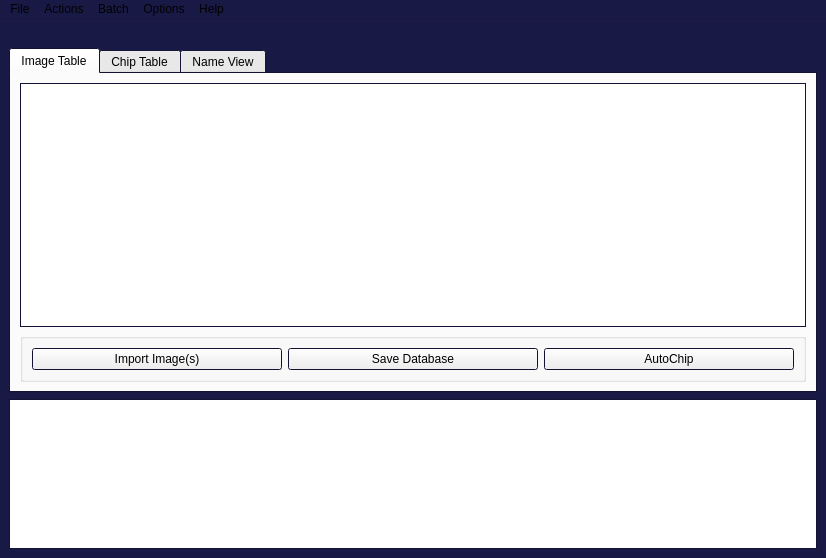
<?xml version="1.0" encoding="UTF-8"?>
<ui version="4.0">
 <class>MainWindow</class>
 <widget class="QMainWindow" name="MainWindow">
  <property name="geometry">
   <rect>
    <x>0</x>
    <y>0</y>
    <width>826</width>
    <height>558</height>
   </rect>
  </property>
  <property name="palette">
   <palette>
    <active>
     <colorrole role="Base">
      <brush brushstyle="SolidPattern">
       <color alpha="255">
        <red>255</red>
        <green>255</green>
        <blue>255</blue>
       </color>
      </brush>
     </colorrole>
     <colorrole role="Window">
      <brush brushstyle="SolidPattern">
       <color alpha="255">
        <red>25</red>
        <green>25</green>
        <blue>70</blue>
       </color>
      </brush>
     </colorrole>
    </active>
    <inactive>
     <colorrole role="Base">
      <brush brushstyle="SolidPattern">
       <color alpha="255">
        <red>255</red>
        <green>255</green>
        <blue>255</blue>
       </color>
      </brush>
     </colorrole>
     <colorrole role="Window">
      <brush brushstyle="SolidPattern">
       <color alpha="255">
        <red>25</red>
        <green>25</green>
        <blue>70</blue>
       </color>
      </brush>
     </colorrole>
    </inactive>
    <disabled>
     <colorrole role="Base">
      <brush brushstyle="SolidPattern">
       <color alpha="255">
        <red>25</red>
        <green>25</green>
        <blue>70</blue>
       </color>
      </brush>
     </colorrole>
     <colorrole role="Window">
      <brush brushstyle="SolidPattern">
       <color alpha="255">
        <red>25</red>
        <green>25</green>
        <blue>70</blue>
       </color>
      </brush>
     </colorrole>
    </disabled>
   </palette>
  </property>
  <property name="windowTitle">
   <string>MainWindow</string>
  </property>
  <widget class="QWidget" name="centralwidget">
   <layout class="QVBoxLayout" name="verticalLayout_2">
    <item>
     <widget class="QWidget" name="horizontalWidget" native="true">
      <property name="enabled">
       <bool>true</bool>
      </property>
      <property name="sizePolicy">
       <sizepolicy hsizetype="Maximum" vsizetype="Maximum">
        <horstretch>0</horstretch>
        <verstretch>0</verstretch>
       </sizepolicy>
      </property>
      <property name="maximumSize">
       <size>
        <width>1200</width>
        <height>90</height>
       </size>
      </property>
      <property name="layoutDirection">
       <enum>Qt::RightToLeft</enum>
      </property>
      <layout class="QHBoxLayout" name="horizontalLayout">
       <property name="spacing">
        <number>100</number>
       </property>
       <property name="sizeConstraint">
        <enum>QLayout::SetFixedSize</enum>
       </property>
       <property name="leftMargin">
        <number>50</number>
       </property>
       <property name="topMargin">
        <number>0</number>
       </property>
       <property name="rightMargin">
        <number>100</number>
       </property>
       <property name="bottomMargin">
        <number>0</number>
       </property>
       <item>
        <widget class="QLabel" name="PantheraLogo">
         <property name="sizePolicy">
          <sizepolicy hsizetype="Maximum" vsizetype="Maximum">
           <horstretch>0</horstretch>
           <verstretch>0</verstretch>
          </sizepolicy>
         </property>
         <property name="maximumSize">
          <size>
           <width>150</width>
           <height>75</height>
          </size>
         </property>
         <property name="layoutDirection">
          <enum>Qt::LeftToRight</enum>
         </property>
         <property name="text">
          <string/>
         </property>
         <property name="pixmap">
          <pixmap resource="resources_MainSkel.qrc">:/newPrefix/Logo_DarkBackgrounds.png</pixmap>
         </property>
         <property name="scaledContents">
          <bool>true</bool>
         </property>
         <property name="alignment">
          <set>Qt::AlignRight|Qt::AlignTrailing|Qt::AlignVCenter</set>
         </property>
         <property name="wordWrap">
          <bool>false</bool>
         </property>
        </widget>
       </item>
       <item>
        <widget class="QLabel" name="label">
         <property name="sizePolicy">
          <sizepolicy hsizetype="Fixed" vsizetype="Preferred">
           <horstretch>0</horstretch>
           <verstretch>0</verstretch>
          </sizepolicy>
         </property>
         <property name="maximumSize">
          <size>
           <width>75</width>
           <height>75</height>
          </size>
         </property>
         <property name="text">
          <string/>
         </property>
         <property name="pixmap">
          <pixmap resource="resources_MainSkel.qrc">:/newPrefix/hsicon.ico</pixmap>
         </property>
         <property name="scaledContents">
          <bool>true</bool>
         </property>
        </widget>
       </item>
       <item>
        <widget class="QLabel" name="label_2">
         <property name="maximumSize">
          <size>
           <width>175</width>
           <height>60</height>
          </size>
         </property>
         <property name="text">
          <string/>
         </property>
         <property name="pixmap">
          <pixmap resource="resources_MainSkel.qrc">:/newPrefix/SeattleUMain-red-background.png</pixmap>
         </property>
         <property name="scaledContents">
          <bool>true</bool>
         </property>
         <property name="wordWrap">
          <bool>true</bool>
         </property>
        </widget>
       </item>
      </layout>
     </widget>
    </item>
    <item>
     <widget class="QTabWidget" name="TableTabWidget">
      <property name="sizePolicy">
       <sizepolicy hsizetype="Expanding" vsizetype="Maximum">
        <horstretch>0</horstretch>
        <verstretch>0</verstretch>
       </sizepolicy>
      </property>
      <property name="maximumSize">
       <size>
        <width>16777215</width>
        <height>1200</height>
       </size>
      </property>
      <property name="currentIndex">
       <number>0</number>
      </property>
      <property name="tabsClosable">
       <bool>false</bool>
      </property>
      <widget class="QWidget" name="imageTab">
       <attribute name="title">
        <string>Image Table</string>
       </attribute>
       <layout class="QVBoxLayout" name="verticalLayout_6">
        <item>
         <layout class="QVBoxLayout" name="imageView">
          <item>
           <widget class="QTableWidget" name="gxs_TBL">
            <property name="autoFillBackground">
             <bool>true</bool>
            </property>
            <attribute name="horizontalHeaderCascadingSectionResizes">
             <bool>true</bool>
            </attribute>
            <attribute name="horizontalHeaderDefaultSectionSize">
             <number>150</number>
            </attribute>
            <attribute name="horizontalHeaderStretchLastSection">
             <bool>true</bool>
            </attribute>
            <attribute name="verticalHeaderCascadingSectionResizes">
             <bool>false</bool>
            </attribute>
           </widget>
          </item>
         </layout>
        </item>
        <item>
         <widget class="QGroupBox" name="horizontalGroupBox">
          <layout class="QHBoxLayout" name="horizontalLayout_4">
           <item>
            <widget class="QPushButton" name="pushButton">
             <property name="text">
              <string>Import Image(s)</string>
             </property>
            </widget>
           </item>
           <item>
            <widget class="QPushButton" name="pushButton_2">
             <property name="text">
              <string>Save Database</string>
             </property>
            </widget>
           </item>
           <item>
            <widget class="QPushButton" name="AutoChip">
             <property name="text">
              <string>AutoChip</string>
             </property>
            </widget>
           </item>
          </layout>
         </widget>
        </item>
       </layout>
      </widget>
      <widget class="QWidget" name="chipTab">
       <attribute name="title">
        <string>Chip Table</string>
       </attribute>
       <layout class="QVBoxLayout" name="verticalLayout_7">
        <item>
         <layout class="QVBoxLayout" name="chipView">
          <item>
           <widget class="QTableWidget" name="cxs_TBL"/>
          </item>
         </layout>
        </item>
        <item>
         <widget class="QGroupBox" name="horizontalGroupBox">
          <layout class="QHBoxLayout" name="horizontalLayout_5">
           <item>
            <widget class="QPushButton" name="pushButton_3">
             <property name="text">
              <string>Save Database</string>
             </property>
            </widget>
           </item>
           <item>
            <widget class="QPushButton" name="AutoQuery">
             <property name="text">
              <string>AutoQuery</string>
             </property>
            </widget>
           </item>
          </layout>
         </widget>
        </item>
       </layout>
      </widget>
      <widget class="QWidget" name="nameTab">
       <attribute name="title">
        <string>Name View</string>
       </attribute>
       <layout class="QVBoxLayout" name="verticalLayout_8">
        <item>
         <layout class="QVBoxLayout" name="nameView">
          <item>
           <widget class="QTableWidget" name="nxs_TBL"/>
          </item>
         </layout>
        </item>
       </layout>
      </widget>
      <!--
      <widget class="QWidget" name="tab_6">
       <attribute name="title">
        <string>Query Results Table</string>
       </attribute>
       <layout class="QVBoxLayout" name="verticalLayout_9">
        <item>
         <layout class="QVBoxLayout" name="queryView">
          <item>
           <widget class="QTableWidget" name="qxs_TBL"/>
          </item>
         </layout>
        </item>
       </layout>
      </widget>
      -->
     </widget>
    </item>
    <item>
     <widget class="QTextEdit" name="textEdit">
      <property name="sizePolicy">
       <sizepolicy hsizetype="Expanding" vsizetype="Maximum">
        <horstretch>0</horstretch>
        <verstretch>0</verstretch>
       </sizepolicy>
      </property>
      <property name="maximumSize">
       <size>
        <width>16777215</width>
        <height>150</height>
       </size>
      </property>
     </widget>
    </item>
   </layout>
   <zorder>TableTabWidget</zorder>
   <zorder>textEdit</zorder>
   <zorder>horizontalWidget</zorder>
  </widget>
  <widget class="QMenuBar" name="menubar">
   <property name="geometry">
    <rect>
     <x>0</x>
     <y>0</y>
     <width>826</width>
     <height>25</height>
    </rect>
   </property>
   <widget class="QMenu" name="menuFile">
    <property name="title">
     <string>File</string>
    </property>
    <addaction name="actionNew_Database"/>
    <addaction name="actionOpen_Database"/>
    <addaction name="separator"/>
    <addaction name="actionSave_Database"/>
    <addaction name="separator"/>
    <addaction name="actionImport_Images_Select_file_s"/>
    <addaction name="actionImport_Images_Select_Directory"/>
    <addaction name="separator"/>
    <addaction name="actionQuit"/>
   </widget>
   <widget class="QMenu" name="menuActions">
    <property name="title">
     <string>Actions</string>
    </property>
    <addaction name="actionAdd_Chip"/>
    <addaction name="actionNew_Chip_Property"/>
    <addaction name="separator"/>
    <addaction name="actionQuery"/>
    <addaction name="separator"/>
    <addaction name="actionReselect_ROI"/>
    <addaction name="actionReselect_Orientation"/>
    <addaction name="separator"/>
    <addaction name="actionSelect_Next"/>
    <addaction name="separator"/>
    <addaction name="actionDelete_Chip"/>
    <addaction name="actionDelete_Image"/>
   </widget>
   <widget class="QMenu" name="menuBatch">
    <property name="title">
     <string>Batch</string>
    </property>
    <addaction name="actionPrecompute_Chips_Features"/>
    <addaction name="actionPrecompute_Queries"/>
    <addaction name="separator"/>
    <addaction name="actionScale_All_ROIs"/>
    <addaction name="separator"/>
    <addaction name="actionConvert_All_Images_into_Chips"/>
   </widget>
   <widget class="QMenu" name="menuOptions">
    <property name="title">
     <string>Options</string>
    </property>
    <addaction name="actionLayout_Figures"/>
    <addaction name="separator"/>
   </widget>
   <widget class="QMenu" name="menuHelp">
    <property name="title">
     <string>Help</string>
    </property>
    <addaction name="actionAbout"/>
    <addaction name="actionView_Documentation"/>
    <addaction name="separator"/>
    <addaction name="actionView_Database_Dir"/>
    <addaction name="actionView_Computed_Dir"/>
    <addaction name="actionView_Global_Dir"/>
    <addaction name="separator"/>
    <addaction name="actionWrite_Logs"/>
    <addaction name="separator"/>
    <addaction name="actionDelete_Cached_Query_Results"/>
    <addaction name="actionDelete_Computed_Directory"/>
    <addaction name="actionDelete_Global_Preferences"/>
    <addaction name="separator"/>
    <addaction name="actionDeveloper_Mode_IPython"/>
    <addaction name="actionDeveloper_Reload"/>
   </widget>
   <addaction name="menuFile"/>
   <addaction name="menuActions"/>
   <addaction name="menuBatch"/>
   <addaction name="menuOptions"/>
   <addaction name="menuHelp"/>
  </widget>
  <action name="actionNew_Database">
   <property name="text">
    <string>New Database</string>
   </property>
  </action>
  <action name="actionOpen_Database">
   <property name="text">
    <string>Open Database</string>
   </property>
  </action>
  <action name="actionSave_Database">
   <property name="text">
    <string>Save Database</string>
   </property>
  </action>
  <action name="actionImport_Images_Select_file_s">
   <property name="text">
    <string>Import Images (Select file(s))</string>
   </property>
  </action>
  <action name="actionImport_Images_Select_Directory">
   <property name="text">
    <string>Import Images (Select Directory)</string>
   </property>
  </action>
  <action name="actionQuit">
   <property name="text">
    <string>Quit</string>
   </property>
  </action>
  <action name="actionAdd_Chip">
   <property name="text">
    <string>Add Chip</string>
   </property>
  </action>
  <action name="actionNew_Chip_Property">
   <property name="text">
    <string>New Chip Property</string>
   </property>
  </action>
  <action name="actionQuery">
   <property name="text">
    <string>Query</string>
   </property>
  </action>
  <action name="actionReselect_ROI">
   <property name="text">
    <string>Reselect ROI</string>
   </property>
  </action>
  <action name="actionReselect_Orientation">
   <property name="text">
    <string>Reselect Orientation</string>
   </property>
  </action>
  <action name="actionSelect_Next">
   <property name="text">
    <string>Select Next</string>
   </property>
  </action>
  <action name="actionDelete_Chip">
   <property name="text">
    <string>Delete Chip</string>
   </property>
  </action>
  <action name="actionDelete_Image">
   <property name="text">
    <string>Delete Image</string>
   </property>
  </action>
  <action name="actionPrecompute_Chips_Features">
   <property name="text">
    <string>Precompute Chips/Features</string>
   </property>
  </action>
  <action name="actionPrecompute_Queries">
   <property name="text">
    <string>Precompute Queries</string>
   </property>
  </action>
  <action name="actionScale_All_ROIs">
   <property name="text">
    <string>Scale All ROIs</string>
   </property>
  </action>
  <action name="actionConvert_All_Images_into_Chips">
   <property name="text">
    <string>Convert All Images into Chips</string>
   </property>
  </action>
  <action name="actionLayout_Figures">
   <property name="text">
    <string>Layout Figures</string>
   </property>
  </action>
  <action name="actionAbout">
   <property name="text">
    <string>About</string>
   </property>
  </action>
  <action name="actionView_Documentation">
   <property name="text">
    <string>View Documentation</string>
   </property>
  </action>
  <action name="actionView_Database_Dir">
   <property name="text">
    <string>View Database Dir</string>
   </property>
  </action>
  <action name="actionView_Computed_Dir">
   <property name="text">
    <string>View Computed Dir</string>
   </property>
  </action>
  <action name="actionView_Global_Dir">
   <property name="text">
    <string>View Global Dir</string>
   </property>
  </action>
  <action name="actionWrite_Logs">
   <property name="text">
    <string>Write Logs</string>
   </property>
  </action>
  <action name="actionDelete_Cached_Query_Results">
   <property name="text">
    <string>Delete Cached Query Results</string>
   </property>
  </action>
  <action name="actionDelete_Computed_Directory">
   <property name="text">
    <string>Delete Computed Directory</string>
   </property>
  </action>
  <action name="actionDelete_Global_Preferences">
   <property name="text">
    <string>Delete Global Preferences</string>
   </property>
  </action>
  <action name="actionDeveloper_Mode_IPython">
   <property name="text">
    <string>Developer Mode (IPython)</string>
   </property>
  </action>
  <action name="actionDeveloper_Reload">
   <property name="text">
    <string>Developer Reload</string>
   </property>
  </action>
 </widget>
 <resources>
  <include location="resources_MainSkel.qrc"/>
  <include location="../../../../.designer/backup/resources_MainSkel.qrc"/>
 </resources>
 <connections/>
</ui>
